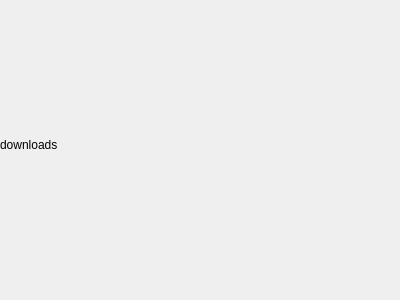
<?xml version="1.0" encoding="UTF-8"?>
<ui version="4.0">
 <class>DownloadsPanel</class>
 <widget class="QWidget" name="DownloadsPanel">
  <property name="geometry">
   <rect>
    <x>0</x>
    <y>0</y>
    <width>400</width>
    <height>300</height>
   </rect>
  </property>
  <property name="windowTitle">
   <string>Form</string>
  </property>
  <layout class="QHBoxLayout" name="horizontalLayout">
   <property name="spacing">
    <number>0</number>
   </property>
   <property name="leftMargin">
    <number>0</number>
   </property>
   <property name="topMargin">
    <number>0</number>
   </property>
   <property name="rightMargin">
    <number>0</number>
   </property>
   <item>
    <widget class="QLabel" name="label">
     <property name="text">
      <string>downloads</string>
     </property>
    </widget>
   </item>
  </layout>
 </widget>
 <resources/>
 <connections/>
</ui>
